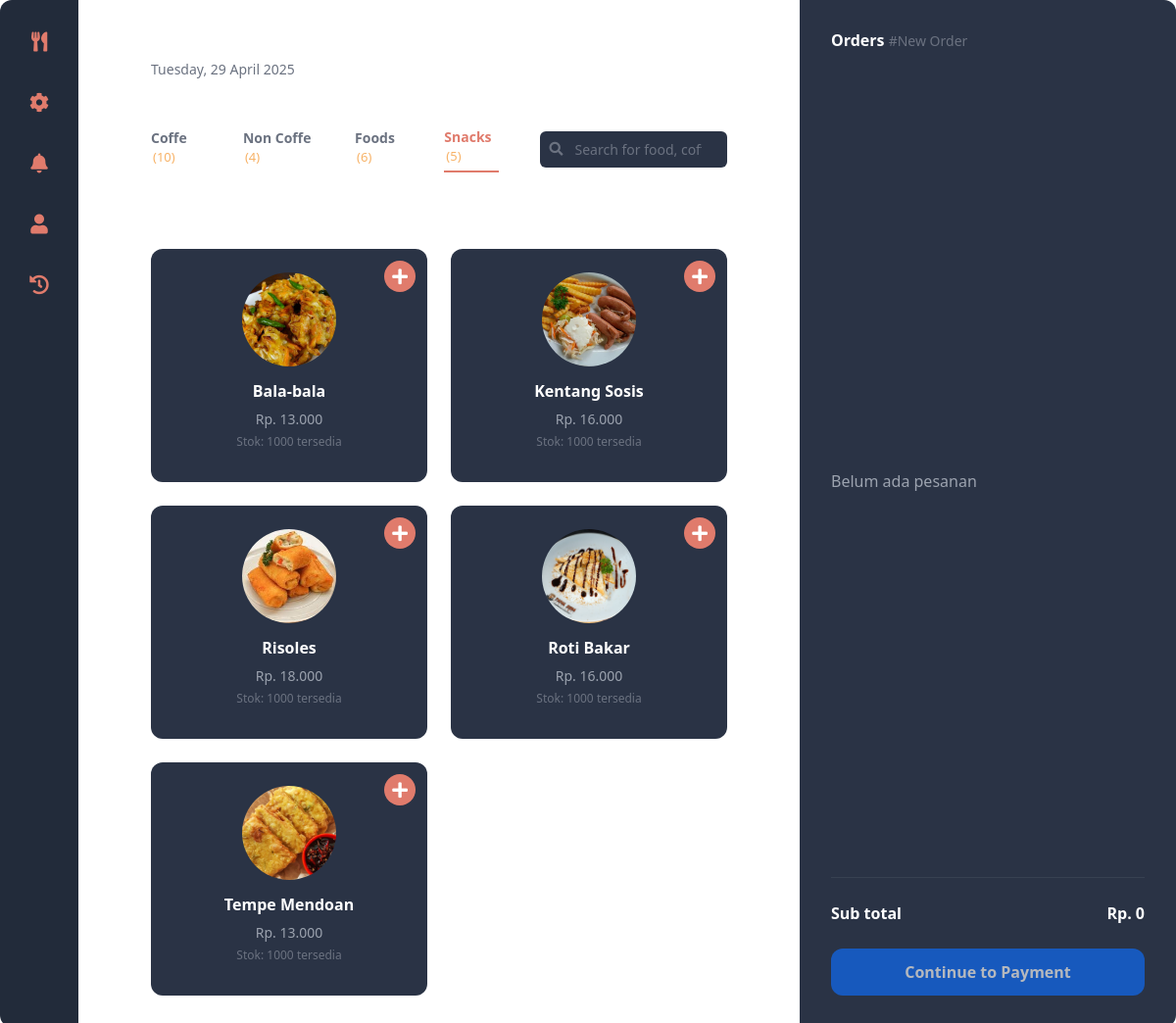
Page /WEBPRO/pages/kasir/kasir.php?type=cemilan (signed in) on the earlier database version.
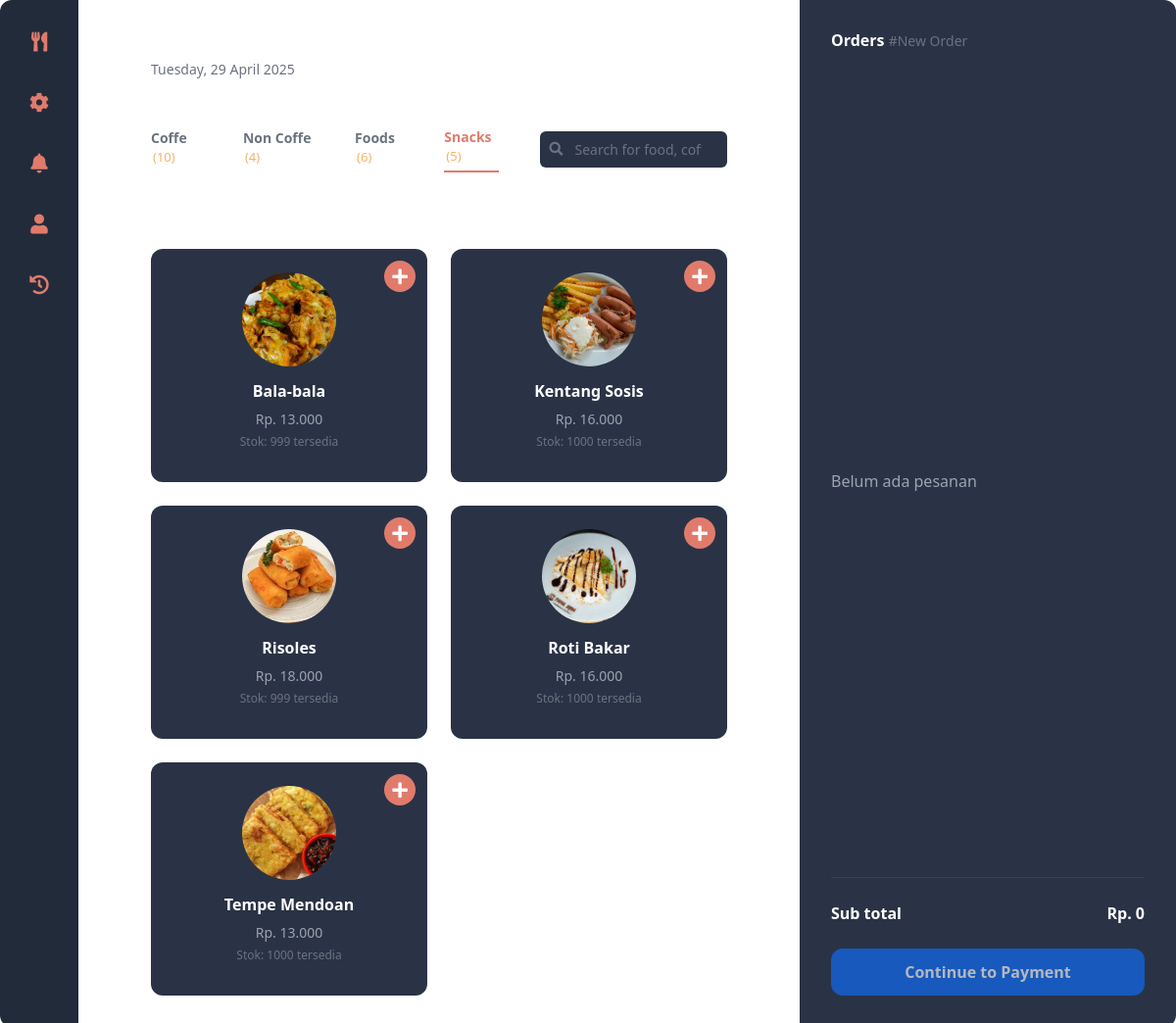
Same page on the later database version.
### tables this page shows
CREATE TABLE `menu` (
  `id` int(11) NOT NULL,
  `nama` varchar(100) DEFAULT NULL,
  `url_foto` varchar(255) DEFAULT NULL,
  `type` enum('makanan_berat','minuman','cemilan','kopi') DEFAULT NULL,
  `price` decimal(10,2) DEFAULT NULL,
  `quantity` int(11) NOT NULL,
  `deskripsi` text DEFAULT NULL,
  `status` enum('tersedia','habis') NOT NULL,
  `created_at` timestamp NOT NULL DEFAULT current_timestamp(),
  `updated_at` timestamp NOT NULL DEFAULT current_timestamp() ON UPDATE current_timestamp()
);

### WEBPRO/pages/kasir/kasir.php (the view, shortened to what this page needs)
<?php
include '../../koneksi.php';
$countQuery = "SELECT type, COUNT(*) as total FROM menu WHERE quantity > 0 GROUP BY type";
$countResult = $conn->query($countQuery);
$menuCounts = [];
if ($countResult->num_rows > 0) {
    while ($countRow = $countResult->fetch_assoc()) {
        $menuCounts[$countRow['type']] = $countRow['total'];
    }
}
?>
<html lang="en">
<head>
    <link rel="stylesheet" href="https://cdnjs.cloudflare.com/ajax/libs/font-awesome/5.15.3/css/all.min.css" />
    <link href="https://cdn.jsdelivr.net/npm/bootstrap@5.3.0/dist/css/bootstrap.min.css" rel="stylesheet">
</head>
<body>
    <div class="container" role="main">
        <?php include '../../views/kasir/sidebar.php';  ?>
        <main>
            <header>
                <h1>Tapal Kuda</h1>
                <p>Tuesday, 29 April 2025</p>
            </header>
            <nav class="tabs" aria-label="Dish categories">
                <a href="kasir.php" class="tab-link <?php echo (!isset($_GET['type']) || empty($_GET['type'])) ? 'active' : ''; ?>">
                    Coffe <span>(<?php echo isset($menuCounts['kopi']) ? $menuCounts['kopi'] : 0; ?>)</span>
                </a>
                <a href="kasir.php?type=minuman" class="tab-link <?php echo (isset($_GET['type']) && $_GET['type'] == 'minuman') ? 'active' : ''; ?>">
                    Non Coffe <span>(<?php echo isset($menuCounts['minuman']) ? $menuCounts['minuman'] : 0; ?>)</span>
                </a>
                <a href="kasir.php?type=makanan_berat" class="tab-link <?php echo (isset($_GET['type']) && $_GET['type'] == 'makanan_berat') ? 'active' : ''; ?>">
                    Foods <span>(<?php echo isset($menuCounts['makanan_berat']) ? $menuCounts['makanan_berat'] : 0; ?>)</span>
                </a>
                <a href="kasir.php?type=cemilan" class="tab-link <?php echo (isset($_GET['type']) && $_GET['type'] == 'cemilan') ? 'active' : ''; ?>">
                    Snacks <span>(<?php echo isset($menuCounts['cemilan']) ? $menuCounts['cemilan'] : 0; ?>)</span>
                </a>
                <div class="search-container">
                    <input type="search" placeholder="Search for food, coffe, etc.." aria-label="Search for food, coffee, etc." id="searchInput" />
                </div>
            </nav>
            <?php
            $sql = "SELECT * FROM menu";
            if (isset($_GET['type']) && !empty($_GET['type'])) {
                $type = $conn->real_escape_string($_GET['type']);
                $sql .= " WHERE type = '$type'";
            }
            if (strpos($sql, 'WHERE') !== false) {
                 $sql .= " AND status = 'tersedia'";
            } else {
                 $sql .= " WHERE status = 'tersedia'";
            }
            $sql .= " ORDER BY nama ASC";
            $result = $conn->query($sql);
            ?>
            <section class="choose-dishes" aria-label="Choose Dishes">
                <h2>Choose Dishes</h2>
                <div class="dishes-grid" id="dishesGrid">
                    <?php
                    if ($result->num_rows > 0) {
                        while ($row = $result->fetch_assoc()) {
                    ?>
                    <article class="dish-card"
                             data-id="<?php echo $row['id']; ?>"
                             data-name="<?php echo htmlspecialchars($row['nama']); ?>"
                             data-price="<?php echo $row['price']; ?>"
                             data-img="<?php echo $row['url_foto']; ?>"
                             data-initial-quantity="<?php echo $row['quantity']; ?>"> <img src="../../asset/<?php echo $row['url_foto']; ?>" alt="<?php echo $row['nama']; ?>" width="96" height="96" />
                        <h3><?php echo $row['nama']; ?></h3>
                        <p class="price">Rp. <?php echo number_format($row['price'], 0, ',', '.'); ?></p>
                        <p class="available">Stok: <span class="stock-qty"><?php echo $row['quantity']; ?></span> tersedia</p>
                        <button class="add-to-order" type="button" title="Tambah ke pesanan" <?php echo ($row['quantity'] <= 0) ? 'disabled' : ''; ?>>
                            <i class="fas fa-plus"></i>
                        </button>
                    </article>
                    <?php
                        }
                    } else {
                        echo "<p>Menu tidak tersedia.</p>";
                    }
                    ?>
                </div>
            </section>
        </main>
        <aside class="orders-panel" aria-label="Orders panel">
            <header>
                <h2>Orders <span id="order-id-display">#New Order</span></h2>
            </header>
            <ul class="order-list">
            </ul>
            <footer>
                <div class="subtotal">
                    <span>Sub total</span>
                    <span id="final-subtotal">Rp. 0</span>
                </div>
                <button type="button" class="btn btn-primary" data-bs-toggle="modal" data-bs-target="#paymentModal" id="checkoutButton" disabled>Continue to Payment</button>
            </footer>
        </aside>
    </div>
</body>
</html>

### WEBPRO/views/kasir/sidebar.php
<aside class="sidebar" aria-label="Sidebar navigation">
    <a href="../../pages/kasir/kasir.php">
        <button class="active" aria-label="Hot Dishes"><i class="fas fa-utensils"></i></button>
    </a>
    <a href="../../pages/kasir/reservasi_kasir.php">
        <button aria-label="Settings"><i class="fas fa-cog"></i></button>
    </a>
    <a href="../../pages/kasir/notif.php">
        <button aria-label="Notification"><i class="fas fa-bell"></i></button>
    </a>
    <a href="../../pages/kasir/profile.php">
        <button aria-label="User"><i class="fas fa-user"></i></button>
    </a>
    <a href="../../pages/kasir/riwayat_pesanan.php"> <button aria-label="Riwayat Pesanan"><i class="fas fa-history"></i></button>
    </a>
</aside>

### WEBPRO/pages/kasir/kasir.php (style rules this page uses)
* { box-sizing: border-box; }
html, body { width: 100%; margin: 0; padding: 0; height: 100%; font-family: 'Inter', sans-serif; background-color: #1c2431; }
.container { display: flex; height: 100vh; }
.sidebar { background-color: #222b3a; width: 80px; display: flex; flex-direction: column; align-items: center; padding: 32px 0; gap: 40px; border-top-left-radius: 12px; border-bottom-left-radius: 12px; height: 100vh; position: fixed; left: 0; top: 0; z-index: 100; }
.sidebar button { background: none; border: none; color: #e07b6c; font-size: 20px; cursor: pointer; }
main { flex: 1; padding: 32px; display: flex; flex-direction: column; gap: 24px; height: 100vh; min-height: 100vh; margin-left: 80px; margin-right: 384px; overflow-y: auto; position: relative; }
main header { margin-bottom: 24px; }
main header h1 { color: white; font-weight: 600; font-size: 20px; margin: 0 0 4px 0; }
main header p { font-size: 14px; color: #6b7280; margin: 0; }
nav.tabs { display: flex; align-items: center; gap: 24px; font-size: 14px; font-weight: 600; }
.tab-link { background: none; border: none; color: #6b7280; padding-bottom: 4px; cursor: pointer; font-size: 14px; font-weight: 600; text-decoration: none; margin-right: 18px; }
.tab-link.active { color: #e07b6c; border-bottom: 2px solid #e07b6c; }
.tab-link span { color: #f7b267; font-weight: 400; font-size: 13px; margin-left: 2px; }
.search-container { margin-left: auto; position: relative; width: 240px; }
.search-container input[type="search"] { width: 100%; padding: 8px 12px 8px 36px; border-radius: 6px; border: none; background-color: #2a3345; color: #9ca3af; font-size: 14px; }
.search-container input::placeholder { color: #6b7280; }
section.choose-dishes h2 { font-weight: 700; color: white; margin-bottom: 16px; }
.dishes-grid { display: grid; grid-template-columns: repeat(auto-fill, minmax(200px, 1fr)); gap: 24px; }
.dish-card { background-color: #2a3345; border-radius: 12px; padding: 24px 24px 32px 24px; text-align: center; color: #9ca3af; display: flex; flex-direction: column; align-items: center; position: relative; }
.dish-card img { width: 96px; height: 96px; border-radius: 50%; object-fit: cover; margin-bottom: 16px; }
.dish-card h3 { color: white; font-weight: 600; margin: 0 0 8px 0; font-size: 16px; }
.dish-card p.price { margin: 0 0 4px 0; font-size: 14px; }
.dish-card p.available { margin: 0; font-size: 12px; color: #6b7280; }
.dish-card button.add-to-order { position: absolute; top: 12px; right: 12px; background: #e07b6c; color: #fff; border: none; border-radius: 50%; width: 32px; height: 32px; font-size: 18px; display: flex; align-items: center; justify-content: center; cursor: pointer; transition: background 0.2s; z-index: 2; }
aside.orders-panel { background-color: #2a3345; width: 384px; border-top-right-radius: 12px; border-bottom-right-radius: 12px; padding: 32px; display: flex; flex-direction: column; justify-content: space-between; height: 100vh; position: fixed; right: 0; top: 0; overflow-y: auto; z-index: 100; }
aside.orders-panel header h2 { color: white; font-weight: 600; font-size: 16px; margin: 0 0 12px 0; }
aside.orders-panel header h2 span { color: #6b7280; font-weight: 400; font-size: 14px; }
ul.order-list { list-style: none; padding: 0; margin: 24px 0 0 0; display: flex; flex-direction: column; gap: 20px; }
aside.orders-panel footer { border-top: 1px solid #374151; padding-top: 24px; }
aside.orders-panel footer .discount, aside.orders-panel footer .subtotal { display: flex; justify-content: space-between; font-size: 12px; margin-bottom: 8px; }
aside.orders-panel footer .subtotal { font-weight: 700; color: white; font-size: 16px; margin-bottom: 24px; }
aside.orders-panel footer button { width: 100%; background-color: #e07b6c; border: none; border-radius: 12px; padding: 12px 0; font-weight: 700; color: white; font-size: 16px; cursor: pointer; }

Differences in the rows shown:
changed menu "Bala-bala": quantity "1000" → "999"
changed menu "Risoles": quantity "1000" → "999"
